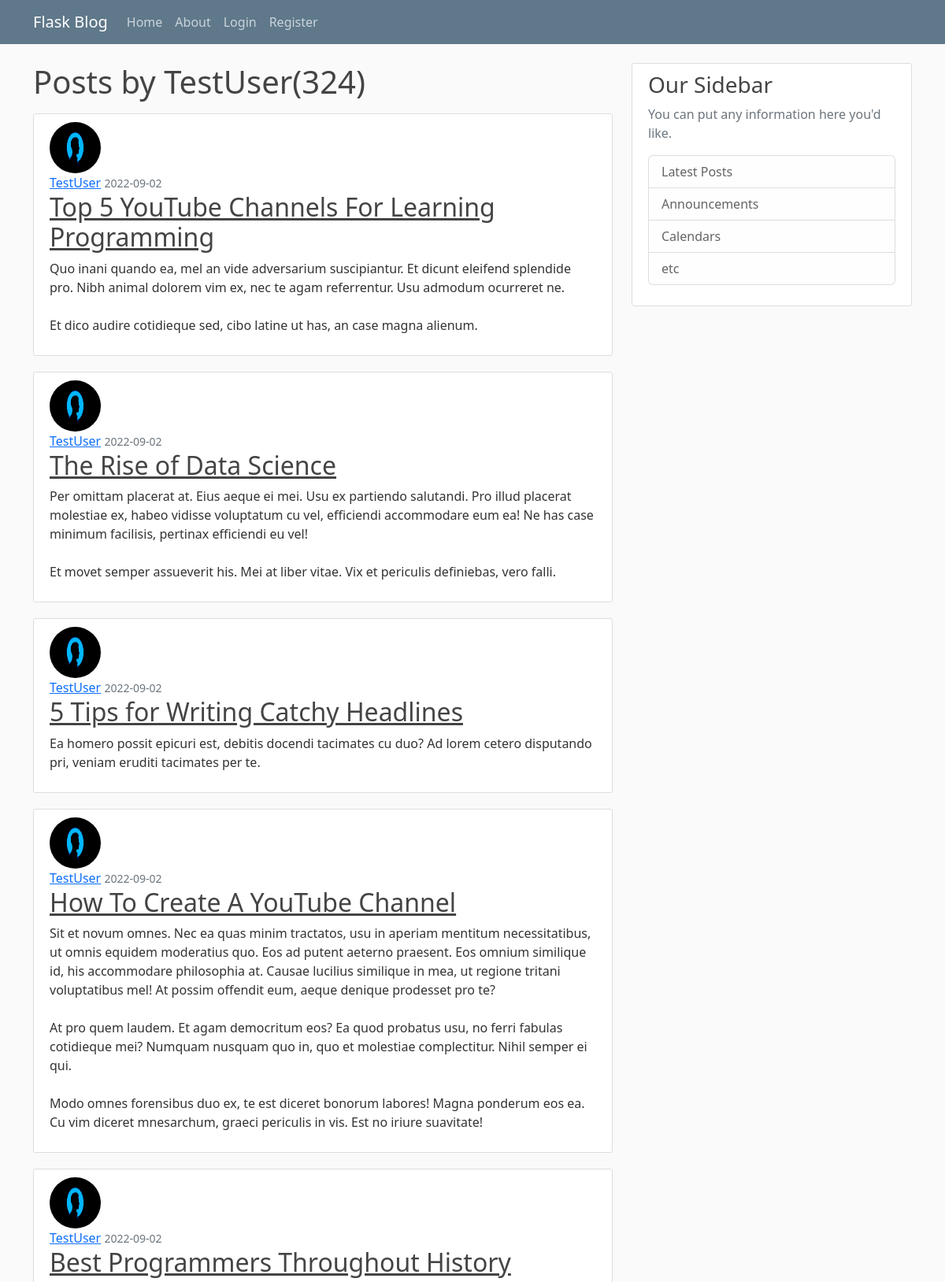
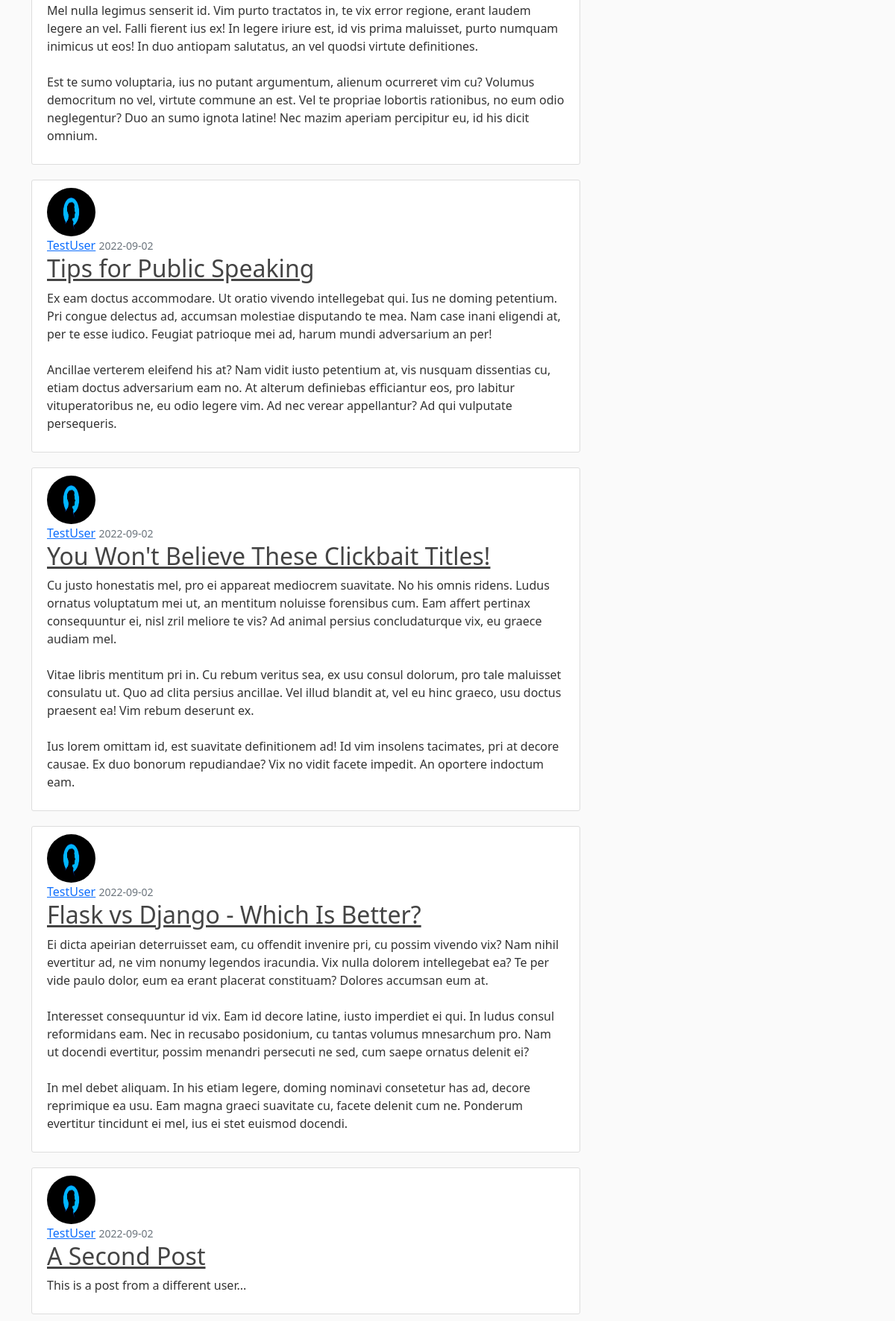
Page /user/TestUser (upper part) on the committed database (2 pictures, top to bottom).
### flaskblog/models.py (models this page shows, shortened)
class User(db.Model, UserMixin):
    id = db.Column(db.Integer, primary_key=True)
    username = db.Column(db.String(20), unique=True, nullable=False)
    email = db.Column(db.String(120), unique=True, nullable=False)
    image_file = db.Column(db.String(20), nullable=False, default='default.jpg')
    password = db.Column(db.String(60), nullable=False)
    posts = db.relationship('Post', backref='author',lazy=True)

class Post(db.Model):
    id = db.Column(db.Integer, primary_key=True)
    title = db.Column(db.String(100), nullable=False)
    date_posted = db.Column(db.DateTime, nullable=False, default=datetime.utcnow)
    content = db.Column(db.Text, nullable=False)
    user_id = db.Column(db.Integer, db.ForeignKey('user.id'), nullable=False)

### flaskblog/users/routes.py (the view)
@users.route("/user/<string:username>")
def user_posts(username):
    page=request.args.get('page',1, type=int)
    user = User.query.filter_by(username=username).first_or_404()
    posts = Post.query.filter_by(author=user)\
        .order_by(Post.date_posted.desc())\
        .paginate(page=page, per_page=10)
    return render_template('user_posts.html', posts=posts, user=user)

### flaskblog/templates/user_posts.html (shortened to what this page needs)
{% extends "layout.html" %}
{% block content %}
    <h1 class="mb-3">Posts by {{ user.username }}({{ posts.total }})</h1>
    {% for post in posts.items %}
    <article class="media content-section">
      <img src="{{ url_for('static', filename='profile_pics/' + post.author.image_file) }}" class="rounded-circle article-img">
        <div class="media-body">
            <a class="mr-2" href="{{ url_for('users.user_posts', username=post.author.username) }}">{{ post.author.username }}</a>
            <small class="text-muted">{{ post.date_posted.strftime('%Y-%m-%d') }}</small>
          <h2><a class="article-title" href="{{ url_for('posts.post', post_id=post.id) }}">{{ post.title }}</a></h2>
          <p class="article-content">{{ post.content }}</p>
        </div>
    </article>
    {% endfor %}
{% endblock content %}

### flaskblog/static/main.css (style rules this page uses)
body { background: #fafafa; color: #333333; margin-top: 5rem; }
h1, h2, h3, h4, h5, h6 { color: #444444; }
.content-section { background: #ffffff; padding: 10px 20px; border: 1px solid #dddddd; border-radius: 3px; margin-bottom: 20px; }
.article-title { color: #444444; }
.article-content { white-space: pre-line; }
.article-img { height: 65px; width: 65px; margin-right: 16px; }

### rows in the picture
User: username "TestUser"
Post: image_file (placeholder picture), author.username "TestUser", date_posted "2022-09-02", title "Top 5 YouTube Channels For Learning Programming", content "Quo inani quando ea, mel an vide adversarium suscipiantur. Et dicunt eleifend splendide pro. Nibh animal dolorem vim ex, nec te agam referrentur. Usu admodum ocurreret ne. Et dico audire cotidieque sed, cibo latine ut has, an case magna alienum."
Post: image_file (placeholder picture), author.username "TestUser", date_posted "2022-09-02", title "The Rise of Data Science", content "Per omittam placerat at. Eius aeque ei mei. Usu ex partiendo salutandi. Pro illud placerat molestiae ex, habeo vidisse voluptatum cu vel, efficiendi accommodare eum ea! Ne has case minimum facilisis, pertinax efficiendi eu vel! Et movet semper assueverit his. Mei at liber vitae. Vix et periculis definiebas, vero falli."
Post: image_file (placeholder picture), author.username "TestUser", date_posted "2022-09-02", title "5 Tips for Writing Catchy Headlines", content "Ea homero possit epicuri est, debitis docendi tacimates cu duo? Ad lorem cetero disputando pri, veniam eruditi tacimates per te."
Post: image_file (placeholder picture), author.username "TestUser", date_posted "2022-09-02", title "How To Create A YouTube Channel", content "Sit et novum omnes. Nec ea quas minim tractatos, usu in aperiam mentitum necessitatibus, ut omnis equidem moderatius quo. Eos ad putent aeterno praesent. Eos omnium similique id, his accommodare philosophia at. Causae lucilius similique in mea, ut regione tritani voluptatibus mel! At possim offendit eum, aeque denique prodesset pro te? At pro quem laudem. Et agam democritum eos? Ea quod probatus usu, no ferri fabulas cotidieque mei? Numquam nusquam quo in, quo et molestiae complectitur. Nihil semper ei qui. Modo omnes forensibus duo ex, te est diceret bonorum labores! Magna ponderum eos ea. Cu vim diceret mnesarchum, graeci periculis in vis. Est no iriure suavitate!"
Post: image_file (placeholder picture), author.username "TestUser", date_posted "2022-09-02", title "Best Programmers Throughout History", content "Mel nulla legimus senserit id. Vim purto tractatos in, te vix error regione, erant laudem legere an vel. Falli fierent ius ex! In legere iriure est, id vis prima maluisset, purto numquam inimicus ut eos! In duo antiopam salutatus, an vel quodsi virtute definitiones. Est te sumo voluptaria, ius no putant argumentum, alienum ocurreret vim cu? Volumus democritum no vel, virtute commune an est. Vel te propriae lobortis rationibus, no eum odio neglegentur? Duo an sumo ignota latine! Nec mazim aperiam percipitur eu, id his dicit omnium."
Post: image_file (placeholder picture), author.username "TestUser", date_posted "2022-09-02", title "Tips for Public Speaking", content "Ex eam doctus accommodare. Ut oratio vivendo intellegebat qui. Ius ne doming petentium. Pri congue delectus ad, accumsan molestiae disputando te mea. Nam case inani eligendi at, per te esse iudico. Feugiat patrioque mei ad, harum mundi adversarium an per! Ancillae verterem eleifend his at? Nam vidit iusto petentium at, vis nusquam dissentias cu, etiam doctus adversarium eam no. At alterum definiebas efficiantur eos, pro labitur vituperatoribus ne, eu odio legere vim. Ad nec verear appellantur? Ad qui vulputate persequeris."
Post: image_file (placeholder picture), author.username "TestUser", date_posted "2022-09-02", title "You Won't Believe These Clickbait Titles!", content "Cu justo honestatis mel, pro ei appareat mediocrem suavitate. No his omnis ridens. Ludus ornatus voluptatum mei ut, an mentitum noluisse forensibus cum. Eam affert pertinax consequuntur ei, nisl zril meliore te vis? Ad animal persius concludaturque vix, eu graece audiam mel. Vitae libris mentitum pri in. Cu rebum veritus sea, ex usu consul dolorum, pro tale maluisset consulatu ut. Quo ad clita persius ancillae. Vel illud blandit at, vel eu hinc graeco, usu doctus praesent ea! Vim rebum deserunt ex. Ius lorem omittam id, est suavitate definitionem ad! Id vim insolens tacimates, pri at decore causae. Ex duo bonorum repudiandae? Vix no vidit facete impedit. An oportere indoctum eam."
Post: image_file (placeholder picture), author.username "TestUser", date_posted "2022-09-02", title "Flask vs Django - Which Is Better?", content "Ei dicta apeirian deterruisset eam, cu offendit invenire pri, cu possim vivendo vix? Nam nihil evertitur ad, ne vim nonumy legendos iracundia. Vix nulla dolorem intellegebat ea? Te per vide paulo dolor, eum ea erant placerat constituam? Dolores accumsan eum at. Interesset consequuntur id vix. Eam id decore latine, iusto imperdiet ei qui. In ludus consul reformidans eam. Nec in recusabo posidonium, cu tantas volumus mnesarchum pro. Nam ut docendi evertitur, possim menandri persecuti ne sed, cum saepe ornatus delenit ei? In mel debet aliquam. In his etiam legere, doming nominavi consetetur has ad, decore reprimique ea usu. Eam magna graeci suavitate cu, facete delenit cum ne. Ponderum…"
Post: image_file (placeholder picture), author.username "TestUser", date_posted "2022-09-02", title "A Second Post", content "This is a post from a different user..."

### other values in the picture
{{ posts.total }} "324"
